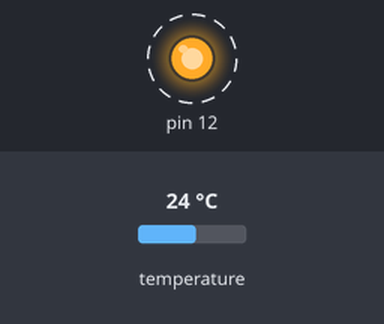
Simulated run of this sketch. Board: Arduino Uno, built with avr-gcc and run on an emulated ATmega328P. On the bench: output pins drawn as LEDs (lit = HIGH). Dashed ring = blinking. Inputs (shaded band) come from the test bench; at power-on: temperature 24 °C. The local clock reads 2024-03-15 10:24:30 at power-on unless the sketch sets it; what the sketch prints to the serial monitor is not drawn.

Above: at 2.2 s.
Timing chart, 0 to 5.5 s (numbered marks = the images above):
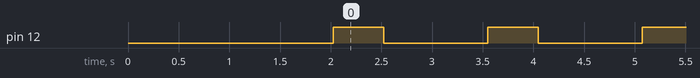

The sketch:

mcp9808_tempsensor.ino
```cpp
#include <Wire.h>
#include "Adafruit_MCP9808.h"
#include "RTClib.h"

Adafruit_MCP9808 tempsensor = Adafruit_MCP9808();
RTC_DS1307 rtc;

void setup() {

  Serial.begin(9600);
  delay(2000);

  if (!tempsensor.begin()) {
    Serial.println("MCP9808 not found!");
    while (1);
  }

  if (!rtc.begin()) {
    Serial.println("RTC not found!");
    while (1);
  }

  rtc.adjust(DateTime(2026, 5, 22, 8, 8, 0));
  Serial.println("Recording Temperature");

    pinMode(12,OUTPUT);


}

void loop() {
  DateTime now = rtc.now();
  float tempC = tempsensor.readTempC();
  float tempF = tempC * 9.0 / 5.0 + 32;
  float tempK = tempC + 273.15;

  Serial.print(now.year());   Serial.print("/");
  Serial.print(now.month());  Serial.print("/");
  Serial.print(now.day());    Serial.print(" ");
  Serial.print(now.hour());   Serial.print(":");
  Serial.print(now.minute()); Serial.print(":");
  Serial.print(now.second()); Serial.print(" | ");

  Serial.print(tempC); Serial.print(" C | ");
  Serial.print(tempF); Serial.print(" F | ");
  Serial.print(tempK); Serial.println(" K");

    digitalWrite(12, HIGH);
    delay(500);
    digitalWrite(12,LOW);

    delay(1000);


}
```

Measured:
- by itself, pin 12: alternates HIGH for 0.50 s and LOW for 1.0 s
